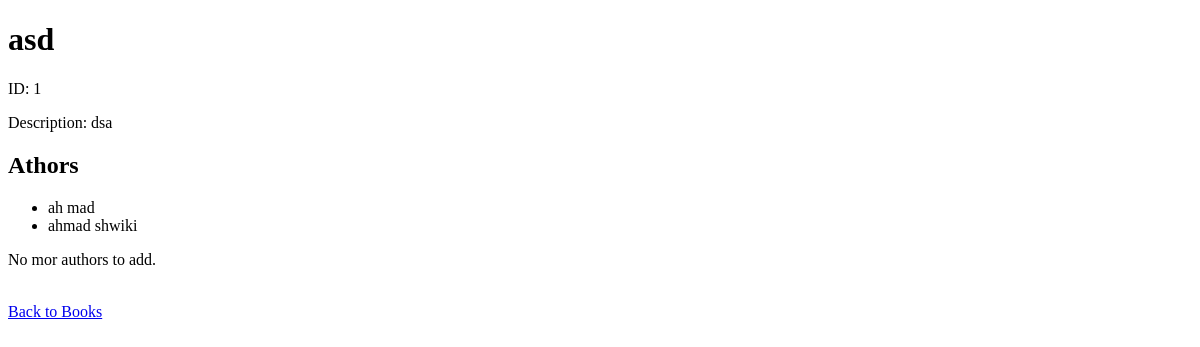
The page /books/1/ on the database as committed earlier.
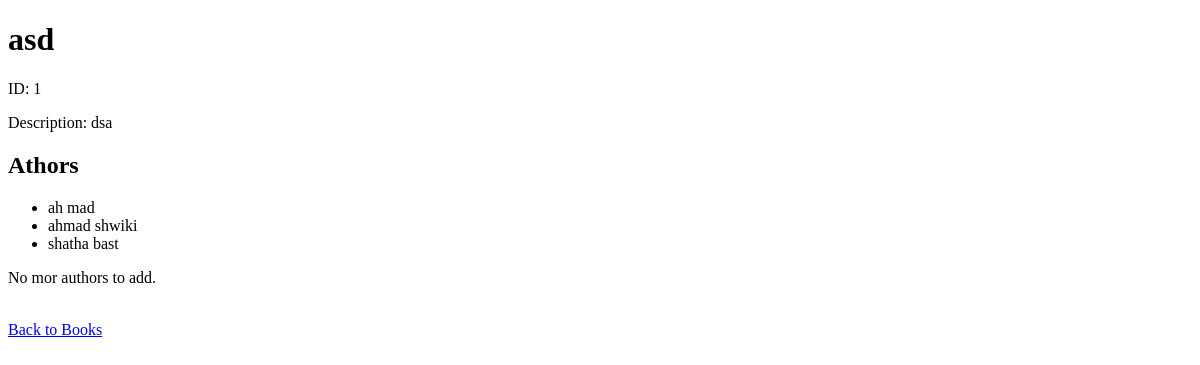
The same page on the database as committed later.
### my_app/models.py (models this page shows, shortened)
class Author(models.Model):
	first_name = models.CharField(max_length=255)
	last_name = models.CharField(max_length=255)
	notes = models.TextField(blank=True)

### my_app/views.py (the view)
# urls.py: path('books/<int:book_id>/', views.book_detail, name='book_detail'),
def book_detail(request, book_id):
	"" "" ""
	book = get_object_or_404(Book, id=book_id)
	authors_not_in_book = Author.objects.exclude(books=book)
	context = {
		'book': book,
		'available_authors': authors_not_in_book
	}
	return render(request, 'my_app/book_detail.html', context)

### my_app/templates/my_app/book_detail.html (shortened to what this page needs)
<!DOCTYPE html>
<html lang="en">
<head>
</head>
<body>
	<h1>{{ book.title }}</h1>
	<p>ID: {{ book.id }}</p>
	<p>Description: {{ book.description }}</p>
	<h2>Athors</h2>
	<ul>
		{% for author in book.authors.all %}
		<li>{{ author.first_name }} {{ author.last_name }}</li>
		{% endfor %}
	</ul>
	{% if available_authors %}
	<form action="/books/{{ book.id }}/add_author/" method="POST">
		{% csrf_token %}
		<select name="author_id">
			{% for author in available_authors %}
			<option value="{{ author.id }}">
				{{ author.first_name }} {{ author.last_name }}
			</option>
			{% endfor %}
		</select>
		<button type="submit">Add</button>
	</form>
	{% else %}
		<p>No mor authors to add.</p>
	{% endif %}
	<br>
	<a href="/books/"> Back to Books</a>
</body>
</html>

Rows that differ between the two databases and show on the page:
added Author: first_name "shatha", last_name "bast"
